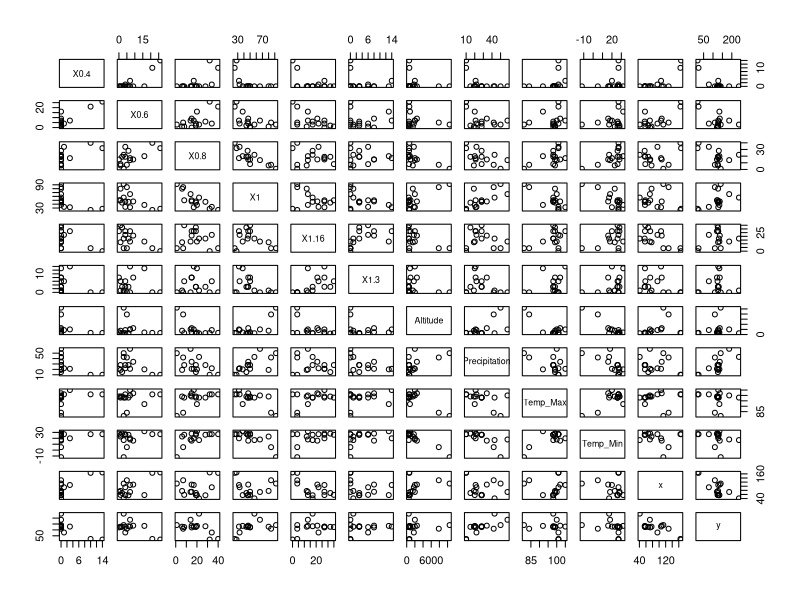
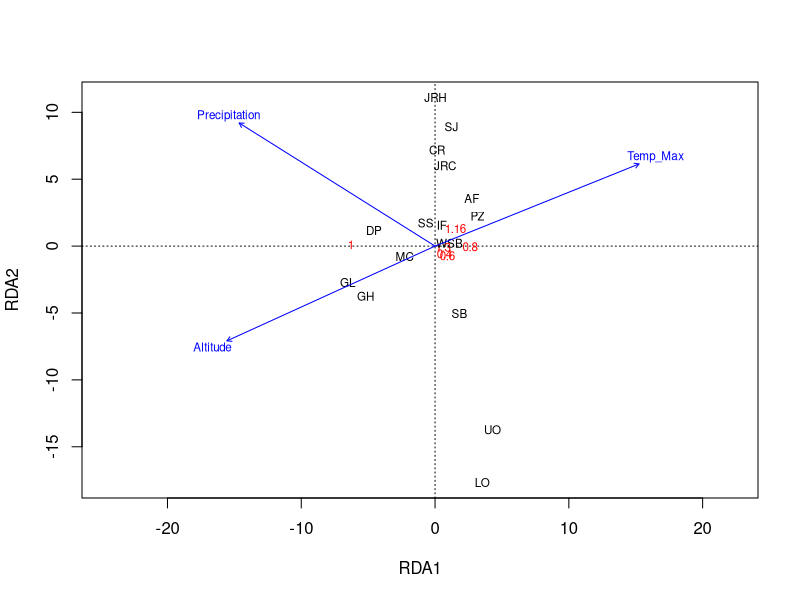
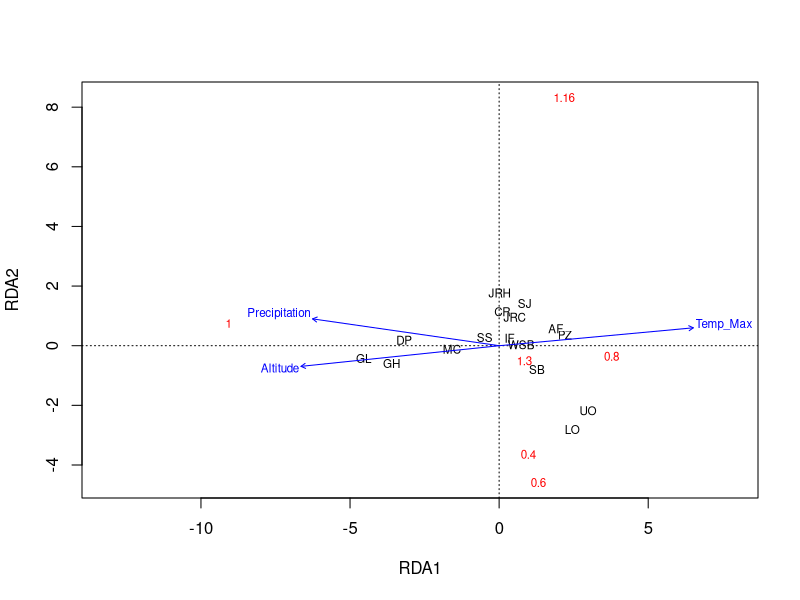
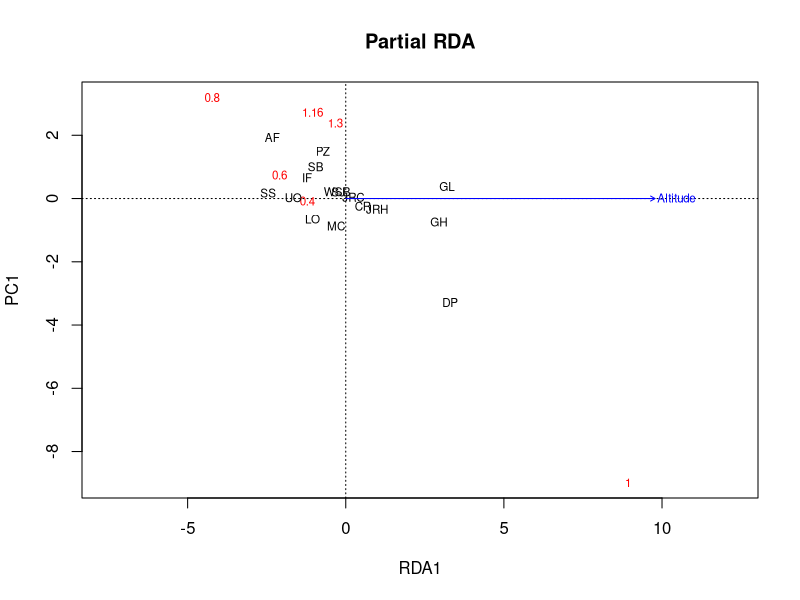
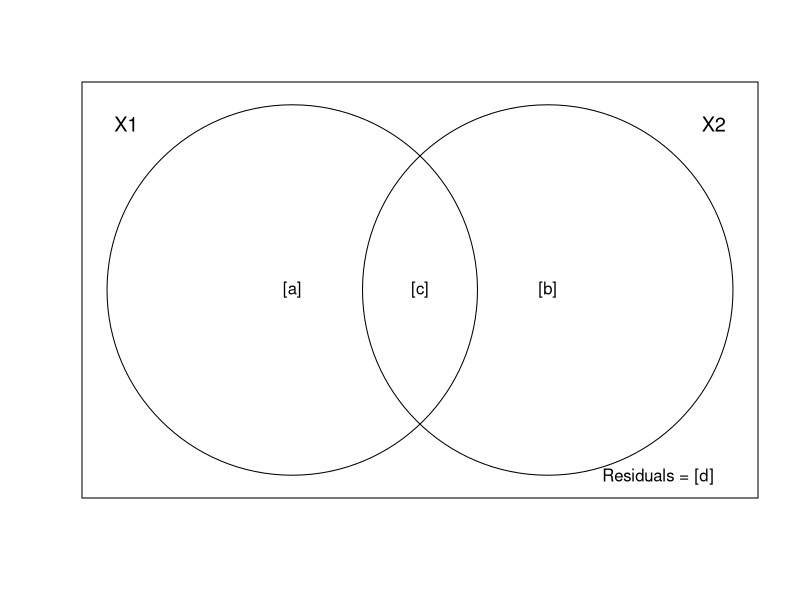

Source code (R) for these figures, in order:
#' ---
#' title: "Анализ избыточности (Redundancy analysis, RDA)"
#' subtitle: "Анализ и визуализация многомерных данных с использованием R"
#' author: Марина Варфоломеева, Вадим Хайтов


#' ### Пример: генетика бабочек _Euphydryas editha_
#'
#' Частоты разных аллелей фосфоглюкоизомеразы и данные о факторах среды для 16 колоний бабочек _Euphydryas editha_ в Калифорнии и Орегоне (данные McKechnie et al., 1975)

#' # Подготовка данных к RDA

library(ade4)
data(butterfly)
str(butterfly)

#' ## Создадим переменные с более короткими названиями для удобства
gen <- butterfly$genet
head(gen, 1)
env_geo <- cbind(butterfly$envir, butterfly$xy)
head(env_geo, 1)

#' ## Нужно ли стандартизовать зависимые переменные?
summary(gen)

#' ## Линейны ли связи между переменными?
pairs(data.frame(gen, env_geo))


#' ## Удаляем колинеарные предикторы

library(car)
vif(lm(gen$`0.4` ~ ., data = env_geo))
vif(lm(gen$`0.4` ~ . -Temp_Min, data = env_geo))

#' ## RDA в vegan

library(vegan)
bf_rda <- rda(gen ~ Altitude + Precipitation + Temp_Max, data = env_geo)
summary(bf_rda)

#' ## Структура общей изменчивости
#' ## Важность различных компонент
#' Как распределяется изменчивость между осями
#' ## Распределение изменчивости, потенциально объяснимой факторами

#' ## Корреляции между откликами и предикторами
spenvcor(bf_rda)

#' # Визуализация ординации

#' ## Триплот корреляций (scaling = 2): Какие переменные среды сильнее всего определяют сходство объектов? {.columns-2}
plot(bf_rda, scaling = 2)


#' ## Триплот расстояний (scaling = 1): Насколько похожи друг на друга объекты? {.columns-2}
plot(bf_rda, scaling = 1)


#' # Проверка значимости ординации

#' ## Общий тест: Влияют ли факторы на зависимые переменные?
anova(bf_rda)


#' ## Тест факторов, type I эффекты: Какие факторы влияют на зависимые переменные?
anova(bf_rda, by = "term")

#' ## Тест факторов, type III эффекты: Какие факторы влияют на зависимые переменные?
anova(bf_rda, by = "mar")

#' ## Тест значимости осей, ограниченных факторами: Вдоль какой из осей значимо меняется генетическая структура?
anova(bf_rda, by = "axis")


#' # Выбор оптимальной модели

m1 <-rda(gen ~ Altitude + Precipitation + Temp_Max, data = env_geo)
m0 <- rda(gen ~ 1, data = env_geo)

m <- ordistep(m0, scope = formula(m1), permutations = 99999)

m$anova


#' # Частный анализ избыточности

#' ## Делаем частный RDA: зависимость генетической структуры от среды с учетом географического положения
bf_prda_1 <- rda(gen ~ Altitude + Condition(x + y), data = env_geo)
anova(bf_prda_1, permutations = 99999) ## Пермутационный тест

plot(bf_prda_1, main = "Partial RDA", scaling = 1)


#' # Компоненты объясненной инерции
showvarparts(2)

#' ## Подбираем модели RDA, нужные для поиска компонентов инерции
bf_prda_2 <- rda(gen ~ x + y + Condition(Temp_Min), data = env_geo)
bf_rda_full <- rda(gen ~ x + y + Temp_Min, data = env_geo)

#' ## Задание: Найдите компоненты инерции
#' По результатам трех RDA найдите всю потенциально объяснимую инерцию, а так же долю инерции, объясненную:
#' - средой и географией
#' - средой, но не с географией
#' - географией, но не со средой
